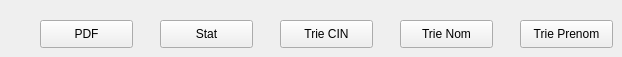
        <widget class="QWidget" name="tab_9">
         <attribute name="title">
          <string>Options</string>
         </attribute>
         <widget class="QPushButton" name="pushButton_33">
          <property name="geometry">
           <rect>
            <x>40</x>
            <y>20</y>
            <width>93</width>
            <height>28</height>
           </rect>
          </property>
          <property name="text">
           <string>PDF</string>
          </property>
         </widget>
         <widget class="QPushButton" name="pushButton_34">
          <property name="geometry">
           <rect>
            <x>160</x>
            <y>20</y>
            <width>93</width>
            <height>28</height>
           </rect>
          </property>
          <property name="text">
           <string>Stat</string>
          </property>
         </widget>
         <widget class="QPushButton" name="pushButton_35">
          <property name="geometry">
           <rect>
            <x>280</x>
            <y>20</y>
            <width>93</width>
            <height>28</height>
           </rect>
          </property>
          <property name="text">
           <string>Trie CIN</string>
          </property>
         </widget>
         <widget class="QPushButton" name="pushButton_36">
          <property name="geometry">
           <rect>
            <x>400</x>
            <y>20</y>
            <width>93</width>
            <height>28</height>
           </rect>
          </property>
          <property name="text">
           <string>Trie Nom</string>
          </property>
         </widget>
         <widget class="QPushButton" name="pushButton_37">
          <property name="geometry">
           <rect>
            <x>520</x>
            <y>20</y>
            <width>93</width>
            <height>28</height>
           </rect>
          </property>
          <property name="text">
           <string>Trie Prenom</string>
          </property>
         </widget>
        </widget>
